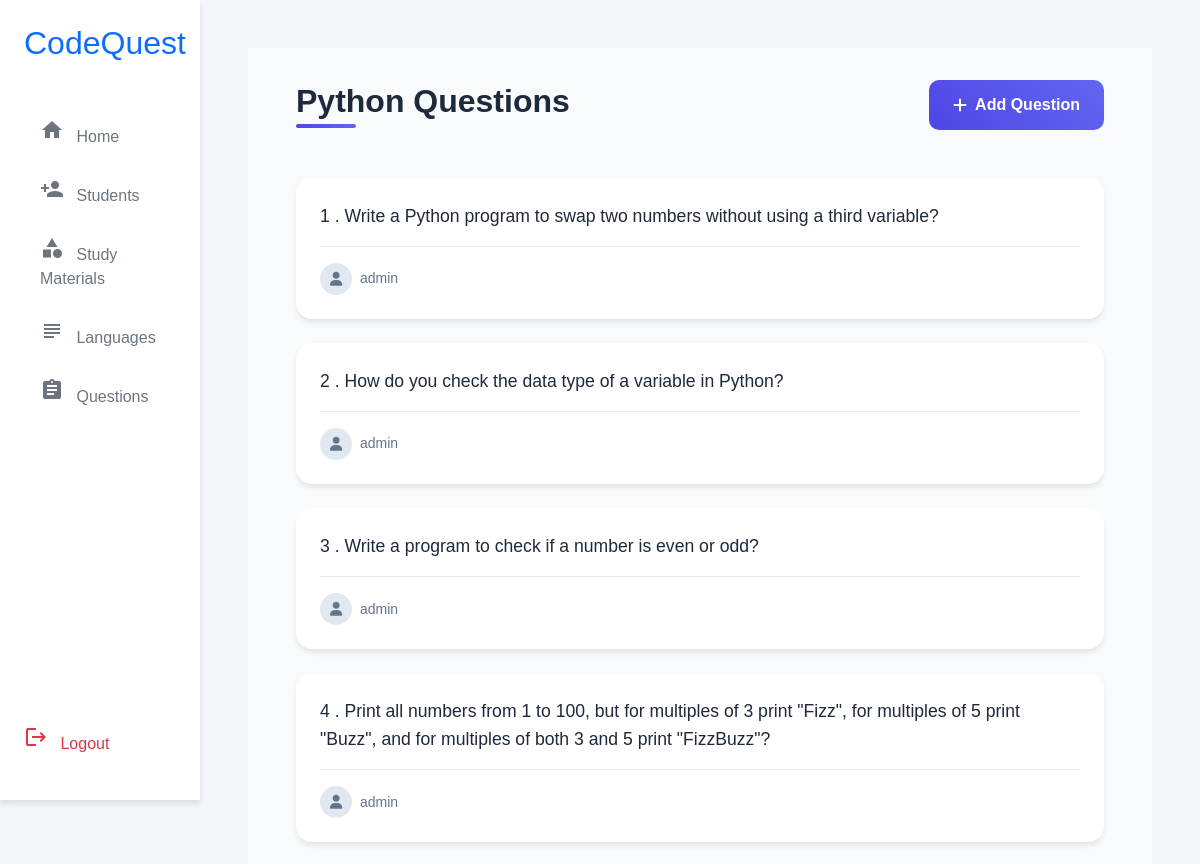
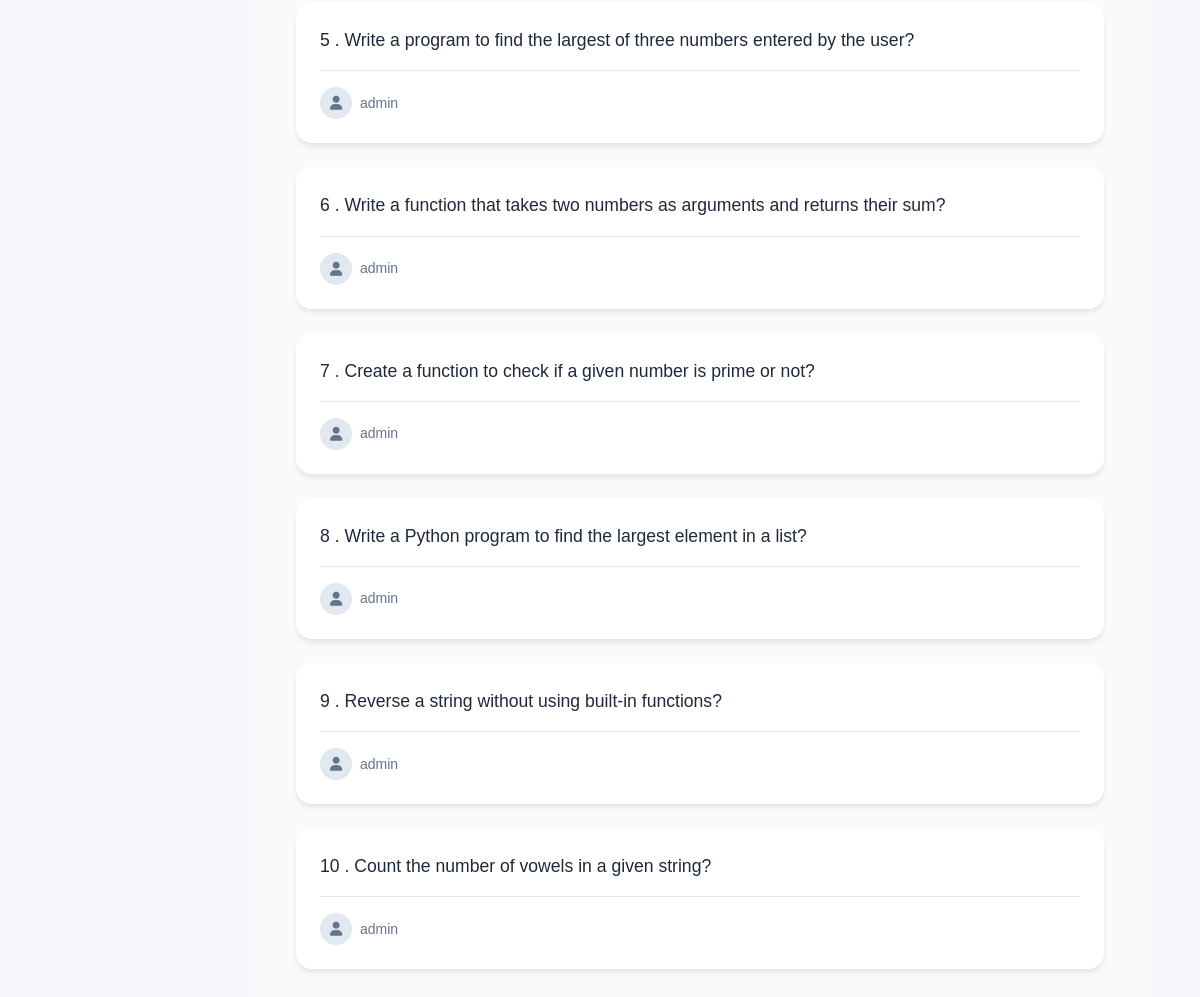
The app's page /questions/2/ with its own data (2 pictures, top to bottom).
### faculty/models.py (models this page shows, shortened)
class Language(models.Model):
    lang = models.TextField()

class Questions(models.Model):
    question = models.TextField()
    user= models.ForeignKey(CustomUser,on_delete=models.CASCADE,related_name='que_user')
    lang = models.ForeignKey(Language,on_delete=models.CASCADE,null=True)

class CustomUser(AbstractBaseUser, PermissionsMixin):
    name = models.CharField(max_length=100)
    email = models.EmailField(unique=True)
    phone=models.BigIntegerField(unique=True,validators=[validate_phone])
    place = models.CharField(max_length=100)
    is_active = models.BooleanField(default=True)
    is_staff = models.BooleanField(default=False)
    is_superuser = models.BooleanField(default=False)
    objects = CustomUserManager()
    USERNAME_FIELD = 'email'
    REQUIRED_FIELDS = ['name', 'place','phone']

### faculty/views.py (the view)
# urls.py: path('questions/<int:lang_id>/',questions_view, name='questions_view'),
def questions_view(request, lang_id):
    language = Language.objects.get(id=lang_id)
    questions = Questions.objects.filter(lang=language)
    context = {
        'questions': questions,
        'language': language
    }
    return render(request, 'questions.html', context)

### faculty/templates/questions.html (shortened to what this page needs)
{% extends "faculty_home.html" %}
{% load static %}
{% block adminhome %}
<div class="questions-container">
    <div class="page-header">
        <h2 class="language-title">{{ language.lang }} Questions</h2>
        <button type="button" class="add-question-btn" data-bs-toggle="modal" data-bs-target="#addQuestionModal">
            <i class="fas fa-plus"></i> Add Question
        </button>
    </div>
    <div class="questions-grid">
        {% for question in questions %}
        <div class="question-card">
            <a href="{% url 'student_results' question.id %}" style="text-decoration: none;">
            <div class="question-content">
                <p class="question-text">{{forloop.counter}} . {{ question.question }}</p>
                <div class="question-meta">
                    <div class="user-info">
                        <div class="user-avatar">
                            <i class="fas fa-user"></i>
                        </div>
                        <span>{{ question.user.name }}</span>
                    </div>
                </div>
            </div>
        </a>
        </div>
        {% endfor %}
    </div>
</div>
{% endblock %}

### faculty/templates/faculty_home.html (style rules this page uses)
body { background-color: #f4f6f9; font-family: 'Arial', sans-serif; }

### faculty/templates/questions.html (style rules this page uses)
.questions-container { padding: 2rem; background: #f8fafc; min-height: 100vh; }
.page-header { display: flex; justify-content: space-between; align-items: center; margin-bottom: 2rem; padding: 0 1rem; }
.language-title { color: #1e293b; font-size: 2rem; font-weight: 700; position: relative; }
.language-title:after { content: ''; position: absolute; bottom: -8px; left: 0; width: 60px; height: 4px; background: linear-gradient(45deg, #4f46e5, #6366f1); border-radius: 2px; }
.add-question-btn { background: linear-gradient(45deg, #4f46e5, #6366f1); color: white; border: none; padding: 0.8rem 1.5rem; border-radius: 10px; font-weight: 600; display: flex; align-items: center; gap: 0.5rem; transition: all 0.3s ease; }
.questions-grid { display: grid; gap: 1.5rem; padding: 1rem; }
.question-card { background: white; border-radius: 16px; box-shadow: 0 4px 6px -1px rgba(0, 0, 0, 0.1); transition: all 0.3s ease; overflow: hidden; }
.question-content { padding: 1.5rem; }
.question-text { color: #1e293b; font-size: 1.1rem; line-height: 1.6; margin-bottom: 1rem; }
.question-meta { display: flex; justify-content: space-between; align-items: center; padding-top: 1rem; border-top: 1px solid #e2e8f0; font-size: 0.875rem; color: #64748b; }
.user-info { display: flex; align-items: center; gap: 0.5rem; }
.user-avatar { width: 32px; height: 32px; border-radius: 50%; background: #e2e8f0; display: flex; align-items: center; justify-content: center; }

### records on screen
Language: lang "Python"
Questions: question "Write a Python program to swap two numbers without using a third variable?", user.name "admin"
Questions: question "How do you check the data type of a variable in Python?", user.name "admin"
Questions: question "Write a program to check if a number is even or odd?", user.name "admin"
Questions: question "Print all numbers from 1 to 100, but for multiples of 3 print \"Fizz\", for multiples of 5 print \"Buzz\", and for multiples of both 3 and 5 print \"FizzBuzz\"?", user.name "admin"
Questions: question "Write a program to find the largest of three numbers entered by the user?", user.name "admin"
Questions: question "Write a function that takes two numbers as arguments and returns their sum?", user.name "admin"
Questions: question "Create a function to check if a given number is prime or not?", user.name "admin"
Questions: question "Write a Python program to find the largest element in a list?", user.name "admin"
Questions: question "Reverse a string without using built-in functions?", user.name "admin"
Questions: question "Count the number of vowels in a given string?", user.name "admin"
